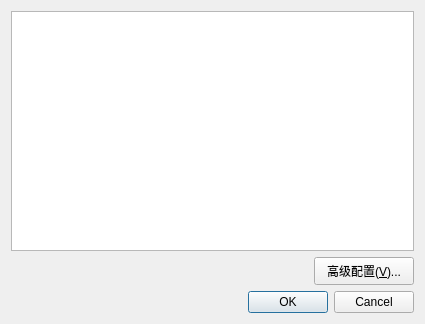
<?xml version="1.0" encoding="UTF-8"?>
<ui version="4.0">
 <class>ConfigDialog</class>
 <widget class="QDialog" name="ConfigDialog">
  <property name="windowModality">
   <enum>Qt::NonModal</enum>
  </property>
  <property name="geometry">
   <rect>
    <x>0</x>
    <y>0</y>
    <width>425</width>
    <height>303</height>
   </rect>
  </property>
  <property name="sizePolicy">
   <sizepolicy hsizetype="Preferred" vsizetype="Preferred">
    <horstretch>0</horstretch>
    <verstretch>0</verstretch>
   </sizepolicy>
  </property>
  <property name="windowTitle">
   <string>配置试题</string>
  </property>
  <layout class="QGridLayout" name="gridLayout">
   <property name="sizeConstraint">
    <enum>QLayout::SetDefaultConstraint</enum>
   </property>
   <item row="0" column="0" colspan="2">
    <widget class="QTableView" name="tableView">
     <property name="sizePolicy">
      <sizepolicy hsizetype="Expanding" vsizetype="Expanding">
       <horstretch>0</horstretch>
       <verstretch>0</verstretch>
      </sizepolicy>
     </property>
     <property name="minimumSize">
      <size>
       <width>325</width>
       <height>240</height>
      </size>
     </property>
     <property name="maximumSize">
      <size>
       <width>1090</width>
       <height>240</height>
      </size>
     </property>
     <property name="focusPolicy">
      <enum>Qt::NoFocus</enum>
     </property>
     <property name="verticalScrollBarPolicy">
      <enum>Qt::ScrollBarAlwaysOff</enum>
     </property>
     <property name="alternatingRowColors">
      <bool>true</bool>
     </property>
     <property name="selectionMode">
      <enum>QAbstractItemView::NoSelection</enum>
     </property>
     <attribute name="horizontalHeaderDefaultSectionSize">
      <number>85</number>
     </attribute>
     <attribute name="horizontalHeaderHighlightSections">
      <bool>false</bool>
     </attribute>
     <attribute name="horizontalHeaderMinimumSectionSize">
      <number>85</number>
     </attribute>
     <attribute name="verticalHeaderDefaultSectionSize">
      <number>27</number>
     </attribute>
     <attribute name="verticalHeaderHighlightSections">
      <bool>false</bool>
     </attribute>
     <attribute name="verticalHeaderMinimumSectionSize">
      <number>27</number>
     </attribute>
    </widget>
   </item>
   <item row="1" column="1">
    <widget class="QPushButton" name="pushButton">
     <property name="sizePolicy">
      <sizepolicy hsizetype="Fixed" vsizetype="Fixed">
       <horstretch>0</horstretch>
       <verstretch>0</verstretch>
      </sizepolicy>
     </property>
     <property name="minimumSize">
      <size>
       <width>100</width>
       <height>28</height>
      </size>
     </property>
     <property name="text">
      <string>高级配置(&amp;V)...</string>
     </property>
    </widget>
   </item>
   <item row="1" column="0">
    <spacer name="spacer1">
     <property name="orientation">
      <enum>Qt::Horizontal</enum>
     </property>
     <property name="sizeType">
      <enum>QSizePolicy::Expanding</enum>
     </property>
     <property name="sizeHint" stdset="0">
      <size>
       <width>270</width>
       <height>25</height>
      </size>
     </property>
    </spacer>
   </item>
   <item row="2" column="0" colspan="2">
    <widget class="QDialogButtonBox" name="buttonBox">
     <property name="standardButtons">
      <set>QDialogButtonBox::Cancel|QDialogButtonBox::Ok</set>
     </property>
    </widget>
   </item>
  </layout>
 </widget>
 <resources/>
 <connections>
  <connection>
   <sender>buttonBox</sender>
   <signal>accepted()</signal>
   <receiver>ConfigDialog</receiver>
   <slot>accept()</slot>
   <hints>
    <hint type="sourcelabel">
     <x>248</x>
     <y>254</y>
    </hint>
    <hint type="destinationlabel">
     <x>157</x>
     <y>274</y>
    </hint>
   </hints>
  </connection>
  <connection>
   <sender>buttonBox</sender>
   <signal>rejected()</signal>
   <receiver>ConfigDialog</receiver>
   <slot>reject()</slot>
   <hints>
    <hint type="sourcelabel">
     <x>316</x>
     <y>260</y>
    </hint>
    <hint type="destinationlabel">
     <x>286</x>
     <y>274</y>
    </hint>
   </hints>
  </connection>
 </connections>
</ui>
